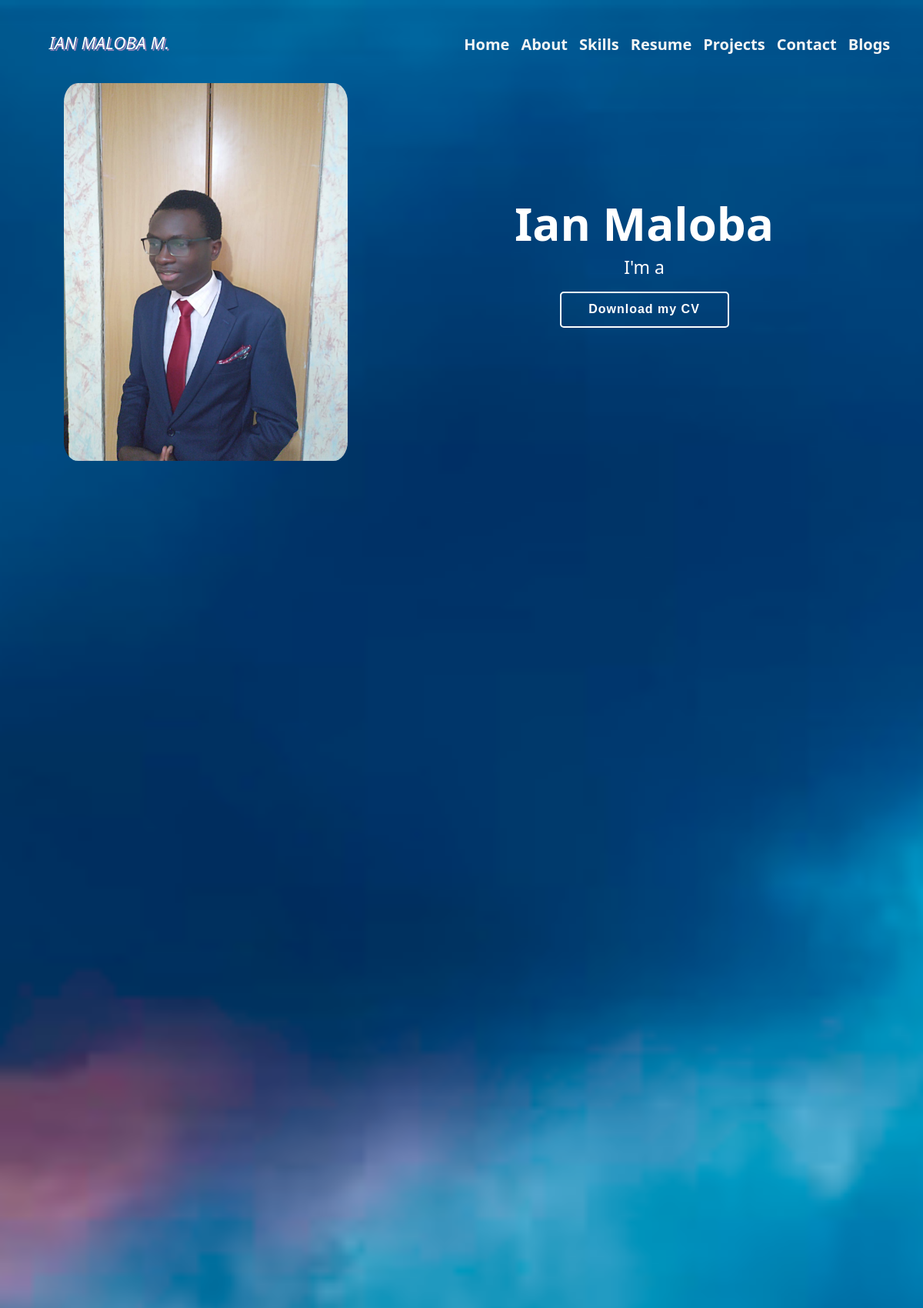
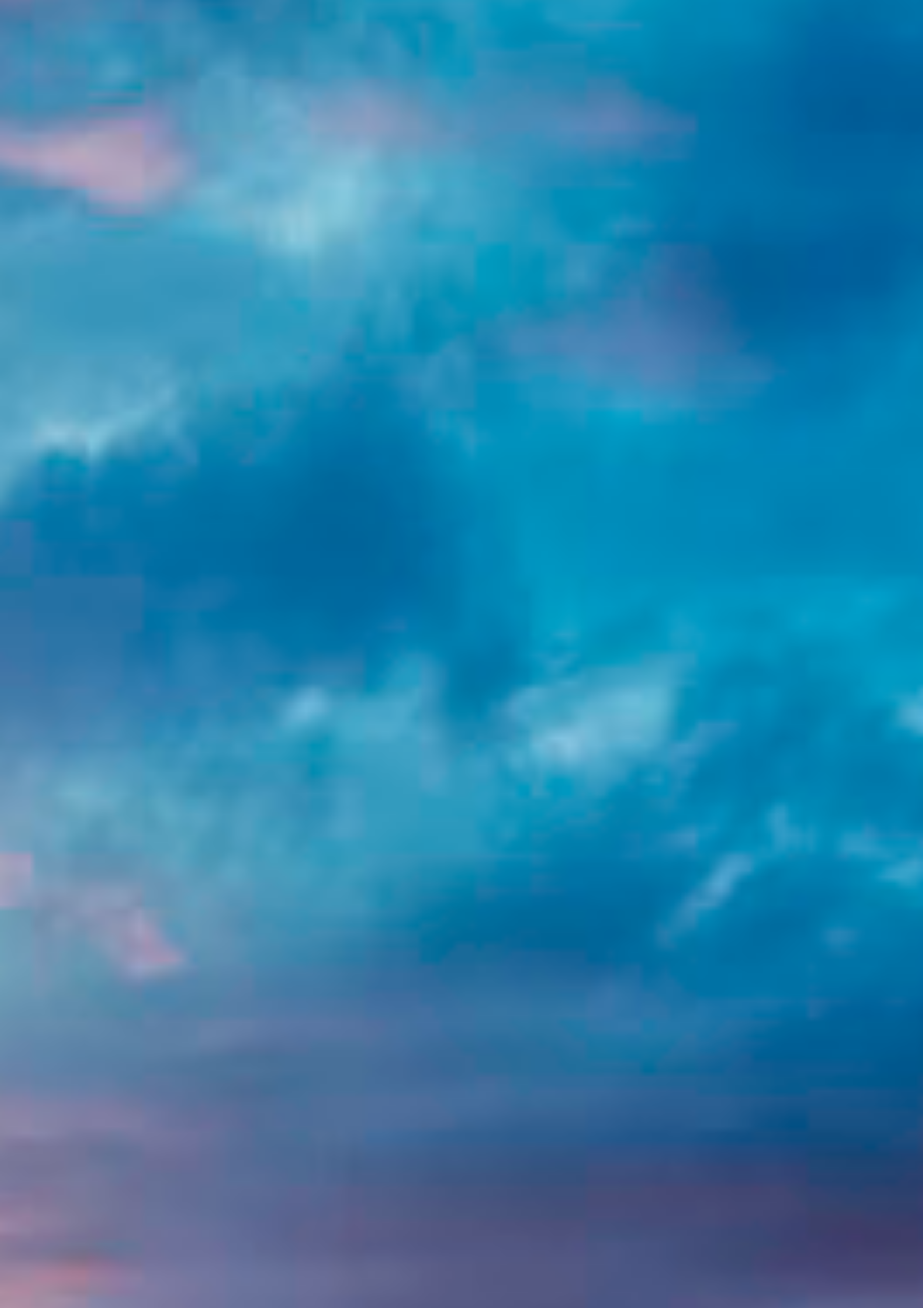
The page / (upper part) on the database its author committed (2 pictures, top to bottom).
### core/models.py (models this page shows)
class Home(models.Model):
    name = models.CharField(max_length=255)
    official_image = models.ImageField(upload_to='home_images', blank=True, null=True)
    def __str__(self):
        return self.name
    class Meta:
        verbose_name_plural = "HOME SECTION"

### core/views.py (the view)
# urls.py: path('', index, name='index'),
def index(request):
    name = Home.objects.get()
    official_image = Home.objects.get()
    unofficial_image = About.objects.get()
    skills = Skill.objects.all()
    skillcategories = SkillCategory.objects.all()
    major_name = Education.objects.all()
    school_name = Education.objects.all()
    school_location = Education.objects.all()
    time_period = Education.objects.all()
    education_description = Education.objects.all()
    work_name = Experience.objects.all()
    work_mode = Experience.objects.all()
    company_name = Experience.objects.all()
    company_location = Experience.objects.all()
    work_description = Experience.objects.all()
    period = Experience.objects.all()
    project_name = Project.objects.all()
    github_link = Project.objects.all()
    live_link = Project.objects.all()
    project_image = Project.objects.all()
    project_short_description = Project.objects.all()
    project_description = Project.objects.all()
    tools_and_lang = Project.objects.all()
    tools_name = ToolsUsed.objects.all()
    my_email = Contact.objects.get()
    my_phone = Contact.objects.get()
    linkedln = Contact.objects.get()
    github = Contact.objects.get()
    twitter = Contact.objects.get()
    codepen = Contact.objects.get()
    whatsapp = Contact.objects.get()
    return render(request, 'core/index.html', {
        'name': name,
        'official_image': official_image,
        'unofficial_image': unofficial_image,
        'skills': skills,
        'skillcategories': skillcategories,
        'major_name': major_name,
        'school_name': school_name,
        'school_location': school_location,
        'time_period': time_period,
        'education_description': education_description,
        'work_name': work_name,
        'work_mode': work_mode,
        'company_name': company_name,
        'company_location': company_location,
        'work_description': work_description,
        'period': period,
        'project_name': project_name,
        'github_link': github_link,
        'live_link': live_link,
        'project_image': project_image,
        'project_short_description': project_short_description,
        'project_description': project_description,
        'tools_and_lang': tools_and_lang,
        'tools_name': tools_name,
        'my_email': my_email,
        'my_phone': my_phone,
        'linkedln': linkedln,
        'github': github,
        'twitter': twitter,
        'codepen': codepen,
        'whatsapp': whatsapp,
    })

### core/templates/core/index.html (shortened to what this page needs)
{% extends 'core/base.html' %}
{% block content %}
<section class="Home">
  <br>
  <br>
  <br>
  <br>
  <div class="container mt-5">
      <div class="row justify-content-between align-items-center">
          <div class="col-sm-6 col-md-6 col-lg-5 text-center">
              <br>
              <br>
              <img src="{{ official_image.official_image.url }}" class="official-img img-fluid" alt="official-image" style="border-radius: 5%; max-width: 80%;" height="300px">
          </div>
          <div class="col-sm-6 col-md-6 col-lg-7 text-center">
              <h1 class="name"> {{ name }} </h1>
              <div class="description">
                  <p class="description">I'm a </p>
              </div>
              <a href="#" download="#" class="btn-cv-download" target="_blank">Download my CV</a>
              <br>
          </div>
      </div>
  </div>
</section>
{% endblock %}

### static/css/style.css (style rules this page uses)
.Home { width: 100%; height: 100vb; background-color: rgb(53, 160, 202) !important; background-image: url('background_image.jpg'); background-position: center top; background-size: cover; align-items: center; background-repeat: no-repeat; justify-content: center; }
.name { font-size: 60px; font-weight: bold; }
.description { font-size: 23px; }
.official-img { -webkit-animation: mover 2s infinite alternate; animation: mover 2s infinite alternate; }
.btn-cv-download { letter-spacing: 1px; color: #fff; border: 2px solid #fff; border-radius: 5px; margin-top: 5px; padding: 10px 28px; font-family: Poppins,sans-serif; font-size: 16px; font-weight: bold; transition: all .5s; display: inline-block; padding: 9px; height: 47px; width: 220px }
body { background-color: rgb(10, 16, 34) !important; color: white; }
a { text-decoration: none; }
html { scroll-behavior: smooth; }
html, .outerbody { margin: 0; padding: 0; box-sizing: border-box; font-size: 9px; }

### rows shown on the page
Home: official_image (picture), name "Ian Maloba"
